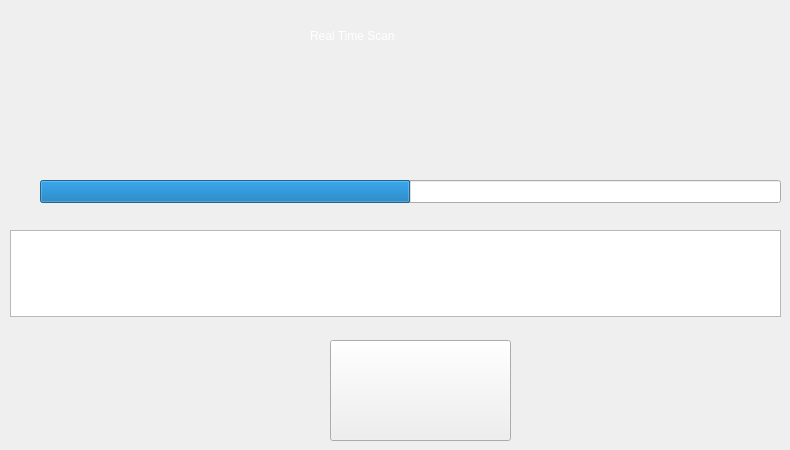
           <widget class="QWidget" name="Real_time_scan_page">
            <widget class="QWidget" name="widget_2" native="true">
             <property name="geometry">
              <rect>
               <x>120</x>
               <y>0</y>
               <width>571</width>
               <height>80</height>
              </rect>
             </property>
             <widget class="QLabel" name="label_2">
              <property name="geometry">
               <rect>
                <x>190</x>
                <y>20</y>
                <width>361</width>
                <height>31</height>
               </rect>
              </property>
              <property name="styleSheet">
               <string notr="true">color: rgb(255, 255, 255);
font: 15pt &quot;Sitka&quot;;</string>
              </property>
              <property name="text">
               <string>Real Time Scan</string>
              </property>
             </widget>
            </widget>
            <widget class="QProgressBar" name="progressBar_2">
             <property name="geometry">
              <rect>
               <x>40</x>
               <y>180</y>
               <width>741</width>
               <height>23</height>
              </rect>
             </property>
             <property name="styleSheet">
              <string notr="true">color: rgb(255, 255, 255);</string>
             </property>
             <property name="value">
              <number>50</number>
             </property>
             <property name="invertedAppearance">
              <bool>false</bool>
             </property>
             <property name="textDirection">
              <enum>QProgressBar::TopToBottom</enum>
             </property>
             <property name="format">
              <string> </string>
             </property>
            </widget>
            <widget class="QPushButton" name="pushButton_2">
             <property name="geometry">
              <rect>
               <x>330</x>
               <y>340</y>
               <width>181</width>
               <height>101</height>
              </rect>
             </property>
             <property name="text">
              <string/>
             </property>
             <property name="icon">
              <iconset resource="resources.qrc">
               <normaloff>:/icons/push_button.png</normaloff>:/icons/push_button.png</iconset>
             </property>
             <property name="iconSize">
              <size>
               <width>80</width>
               <height>80</height>
              </size>
             </property>
            </widget>
            <widget class="QTextEdit" name="textEdit">
             <property name="geometry">
              <rect>
               <x>10</x>
               <y>230</y>
               <width>771</width>
               <height>87</height>
              </rect>
             </property>
            </widget>
           </widget>
